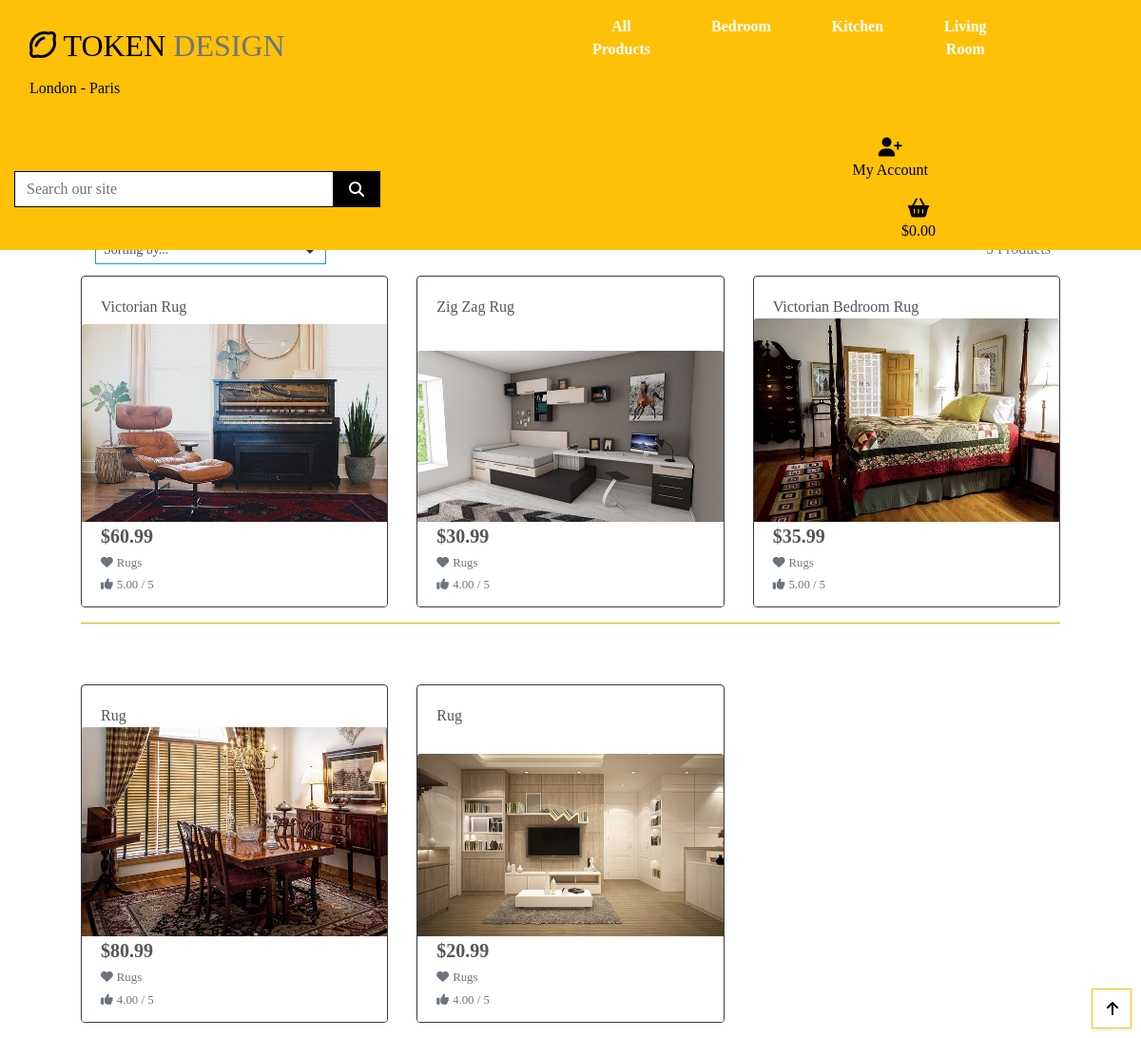
The page /products/?category=rugs on the database its author committed.
### products/models.py (models this page shows, shortened)
class Product(models.Model):
    category = models.ForeignKey('Category', null=True, blank=True, on_delete=models.SET_NULL)
    sku = models.CharField(max_length=254, null=True, blank=True)
    name = models.CharField(max_length=254)
    description = models.TextField()
    price = models.DecimalField(max_digits=6, decimal_places=2)
    rating = models.DecimalField(max_digits=6, decimal_places=2, null=True, blank=True)
    image_url = models.URLField(max_length=1024, null=True, blank=True)
    image = models.ImageField(null=True, blank=True)

class Category(models.Model):
    class Meta:
        verbose_name_plural = 'Categories'
    name = models.CharField(max_length=254)
    friendly_name = models.CharField(max_length=254, null=True, blank=True)

### products/views.py (the view, shortened to what this page needs)
# urls.py: path('', views.all_products, name='products'),
def all_products(request):
    products = Product.objects.all()
    query = None
    categories = None
    sort = None
    direction = None
    if request.GET:
        if 'category' in request.GET:
            categories = request.GET['category'].split(',')
            products = products.filter(category__name__in=categories)
            categories = Category.objects.filter(name__in=categories)
    if request.GET:
        if 'querying' in request.GET:
            query = request.GET['querying']
            if not query:
                messages.error
                (request, "You didn't enter any search criteria!")
                return redirect(reverse('products'))
            queries = Q(name__icontains=query) | Q(description__icontains=query)
            products = products.filter(queries)
    running_sorting = f'{sort}_{direction}'
    context = {
        'products': products,
        'search_term': query,
        'running_categories': categories,
        'running_sorting': running_sorting,
    }
    return render(request, 'products/products.html', context)

### shopping_cart/contexts.py (called while the page is built, shortened)
def cart_contents(request):
    cart_items = []
    total = 0
    product_count = 0
    shopping_cart = request.session.get('shopping_cart', {})
    if total < settings.FREE_DELIVERY_POINT:
        delivery = total * Decimal(settings.STANDARD_DELIVERY_PERCENTAGE / 100)
        free_delivery_delta = settings.FREE_DELIVERY_POINT - total
    else:
        delivery = 0
        free_delivery_delta = 0
    grand_total = delivery + total
    context = {
        'cart_items': cart_items,
        'total': total,
        'product_count': product_count,
        'delivery': delivery,
        'free_delivery_delta': free_delivery_delta,
        'free_delivery_point': settings.FREE_DELIVERY_POINT,
        'grand_total': grand_total,
    }
    return context

### products/templates/products/products.html (shortened to what this page needs)
{% extends "base.html" %}
{% load static %}
{% block page_header %}
    <div class="container header-container">
    </div>
{% endblock %}
{% block content %}
    <div class="container-fluid">
        <div class="row">
            <div class="col text-left mt-3 products-content">
                <h2 class="products-content">Products</h2>
                </div>
                <div>
                {% for c in running_categories %}
                <a class="category-badge text-decoration-none" href="{% url 'products' %}?category={{ c.name }}">
                    <span class="p-2 mt-2 badge badge-white text-black rounded-0 border border-dark mx-auto">{{ c.friendly_name }}</span>
                </a>
            {% endfor %}
            </div>
        </div>
        <div class="row">
            <div class="product-container col-10 offset-1">
                <div class="row mt-1 mb-2">
                    <div class="">
                        <div class="row mt-1 mb-2">
                            <div class="col-12 col-md-6 my-auto d-flex ml-0">
                                <div class="sort-select-wrapper w-50">
                                </div>
                                </div>
                            <div class="col-12 col-md-6 products-list">
                                <p class="text-muted mt-3 text-md-right products-list">
                                </p>
                </div>
                <div class="row">
                    {% for product in products %}
                        <div class="col-sm-6 col-md-6 col-lg-4 col-xl-4">
                            <div class="card h-100 border border-dark">
                                <div class="card-body pb-0">
                                    <p class="mb-0">{{ product.name }}</p>
                                </div>
                                {% if product.image %}
                                <a href="{% url 'product_info' product.id %}">
                                    <img class="card-img-top img-fluid" src="{{ product.image.url }}" alt="{{ product.name }}">
                                </a>
                                {% else %}
                                <a href="{% url 'product_info' product.id %}">
                                    <img class="card-img-top img-fluid" src="{{ MEDIA_URL }}noimage.png" alt="{{ product.name }}">
                                </a>
                                {% endif %}
                                <div class="card-footer bg-white pt-0 border-0 text-left">
                                    <div class="row">
                                        <div class="col">
                                            <p class="lead mb-0 text-left font-weight-bold">${{ product.price }}</p>
                                            {% if product.category %}
                                            <p class="small mt-1 mb-0">
                                                <a class="text-muted" href="{% url 'products' %}?category={{ product.category.name }}">
                                                    <i class="fa fa-heart mr-1"></i>{{ product.category.friendly_name }}
                                                </a>
                                            </p>
                                            {% endif %}
                                            {% if product.rating %}
                                                <small class="text-muted"><i class="fa fa-thumbs-up mr-1"></i>{{ product.rating }} / 5</small>
                                            {% else %}
                                                <small class="text-muted">No Rating</small>
                                            {% endif %}
                                        </div>
                                    </div>
                                </div>
                            </div>
                        </div>
                        {% if forloop.counter|divisibleby:3 %}
                            <div class="col-12 d-none d-xl-block mb-5">
                                <hr class="bg-warning">
                            </div>
                        {% endif %}
                    {% endfor %}
                </div>
            </div>
        </div>
    </div>
    <div class="btt-button shadow-sm circle border border-warning col-4 up-button text-center mx-auto my-auto">
        <a class="btt-link d-flex h-100 up-button mx-auto my-auto">
            <i class="fas fa-arrow-up text-black mx-auto my-auto"></i>
        </a>
    </div>
{% endblock %}

### templates/base.html (shortened to what this page needs)
{% load static %}
<!doctype html>
<html lang="en">
  <head>
    {% block corecss %}
        <link rel="stylesheet" href="https://stackpath.bootstrapcdn.com/bootstrap/4.4.1/css/bootstrap.min.css">
    {% endblock %}
    {% block extra_css %}
    <link rel="stylesheet" href="https://stackpath.bootstrapcdn.com/bootstrap/4.4.1/css/bootstrap.min.css">
    <link rel="stylesheet" href="{% static 'css/base.css' %}">
    {% endblock %}
  </head>
  <body>
    <header class="container-fluid fixed-top nav-bar">
        <div id='navbar' class="row bg-warning pt-lg-12 d-none  d-lg-flex">
            <div class="col-12 col-lg-4 my-auto py-1 py-lg-0 text-center text-lg-left">
                <a href="{% url 'home' %}" class="nav-link main-logo-link">
                    <h2 class="title text-black my-0"><i class="fa fa-lemon-o fa-0x" aria-hidden="true"></i>         TOKEN <span class="text-muted">DESIGN</span><br> <span class="nav-location">London - Paris</span></h2>
                </a>
                </div>
                <div class="col-12 offset-2 col-lg-3">
             <nav class=" navbar navbar-expand-lg navbar-black nav">
                        {% include 'includes/main-nav.html' %}
                    </nav>
                </div>
                <div class="col-12 col-lg-4 my-auto py-1 py-lg-0 search-bar black">
                    <form method="GET" action="{% url 'products' %}">
                        <div class="input-group w-100">
                            <input class="form-control border border-black rounded-0" type="text" name="querying" placeholder="Search our site">
                            <div class="input-group-append">
                                <button class="form-control btn btn-black border border-black rounded-0" type="submit">
                                    <span class="icon">
                                        <i class="fas fa-search"></i>
                                    </span>
                                </button>
                            </div>
                        </div>
                    </form>
                </div>
               <div class="col-12 col-lg-2 my-auto mr-0 pr-0 py-lg-0 offset-4 account">
                    <ul class="list-inline list-unstyled text-center text-lg-right my-0">
                        <li class="list-inline-item dropdown">
                            <a class="text-black nav-link" href="#" id="user-options" data-toggle="dropdown" aria-haspopup="true" aria-expanded="false">
                                <div class="text-center">
                                    <div><i class="fa fa-user-plus fa-lg"></i></div>
                                    <p class="my-0">My Account</p>
                                </div>
                            </a>
                        </li>
                        <li class="list-inline-item">
                            <a class="{% if grand_total %} text-danger font-weight-bold{% else %}text-black{% endif %} nav-link" href="{% url 'view_cart' %}">
                                <div class="text-center">
                                    <div><i class="fa fa-shopping-basket fa-lg"></i></div>
                                    <p class="my-0">
                                        {% if grand_total %}
                                            ${{ grand_total|floatformat:2 }}
                                        {% else %}
                                            $0.00
                                        {% endif %}
                                    </p>
                                </div>
                            </a>
                        </li>
                    </ul>
                    </div>
              </div>
    </header>
    {% block page_header %}
    {% endblock %}
    {% block content %}
    {% endblock %}
  </body>
</html>

### templates/includes/main-nav.html (shortened to what this page needs)
<div class="main-nav">
    <div class="collapse navbar-collapse mb-2" id="main-nav">
    <ul class="navbar-nav w-auto mx-auto">
        <li class="nav-item dropright">
            <a class="logo-font font-weight-bold nav-link text-white mr-5 links" href="#" id="all-products-link" data-toggle="dropdown" aria-haspopup="true" aria-expanded="false">
                All Products
            </a>
        </li>
        <li class="nav-item dropright">
            <a class="logo-font font-weight-bold nav-link text-white mr-5 links" href="#" id="clothing-link" data-toggle="dropdown" aria-haspopup="true" aria-expanded="false">
                Bedroom
            </a>
        </li>
        <li class="nav-item dropright">
            <a class="logo-font font-weight-bold nav-link text-white mr-5 links" href="#" id="homeware-link" data-toggle="dropdown" aria-haspopup="true" aria-expanded="false">
                Kitchen
            </a>
        </li>
        <li class="nav-item dropright">
            <a class="logo-font font-weight-bold nav-link text-white links" href="#" id="specials-link" data-toggle="dropdown" aria-haspopup="true" aria-expanded="false">
                Living Room
            </a>
        </li>
    </ul>
</div>
</div>

### static/css/base.css (style rules this page uses)
html { height: 100%; }
body { background: url('/media/homepage_pic.jpg') no-repeat center center fixed; background-size: cover; height: calc(100vh - 164px); color: #555; font-family: 'Bellota'; }
.main-logo-link { width: fit-content; }
.search-bar { margin-right: 0; padding-right: 0; }
.up-button { text-align: center; bottom: 25px; }
.account { margin-right: 0!important; }
.nav { margin-left: 0; padding-left: 0; }
.links { text-align: center; }
.nav-location { font-size: medium; top: 40px; }
.title { padding-left: 0px; }
.icon { align-items: center; display: inline-flex; justify-content: center; height: 1.5rem; width: 1.5rem; }
.category-badge { margin-left: 20px; }
.badge { padding-left: 40px; }
.products-list { padding-right: 5px; }
.text-black { color: #000 !important; }
#main-nav { margin-top: 0px; }
.nav { padding-bottom: 5px!important; }
.main-nav { margin-bottom: 50px; bottom: 20px; }
.products-content { padding-left: 55px; }
.border-black { border: 1px solid black !important; }
.btn-black { background: black; color: white; }
.btt-button { height: 42px; width: 42px; position: fixed; bottom: 10px; right: 10px; }
.btt-link, .update-link, .remove-item { cursor: pointer; }
@media (min-width: 1200px) { .container { max-width: 80%; } }
@media (min-width: 992px) { .header-container { padding-top: 164px; } }

### rows shown on the page
Product: name "Victorian Rug", image (picture), price "60.99", category.friendly_name "Rugs", rating "5.00"
Product: name "Zig Zag Rug", image (picture), price "30.99", category.friendly_name "Rugs", rating "4.00"
Product: name "Victorian Bedroom Rug", image (picture), price "35.99", category.friendly_name "Rugs", rating "5.00"
Product: name "Rug", image (picture), price "80.99", category.friendly_name "Rugs", rating "4.00"
Product: name "Rug", image (picture), price "20.99", category.friendly_name "Rugs", rating "4.00"
